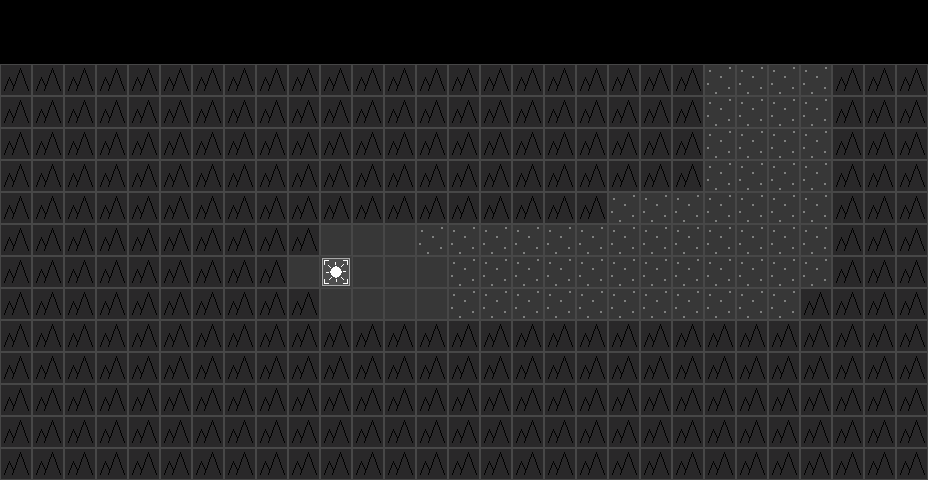

A 2D game scene composited from a Tiled map and its tileset images. What follows is a short description and the map's XML, with every tile layer's data as written:
An orthogonal 29x15 tile map with 32x32 px tiles, 3 tile layers (map, fg1, fg2), 2 tilesets and 2 objects.

<map version="1.10" tiledversion="1.10.2" orientation="orthogonal" renderorder="right-down" width="29" height="15" tilewidth="32" tileheight="32" infinite="0" nextlayerid="5" nextobjectid="3">
 <tileset firstgid="1" source="cells.tsx" />
 <tileset firstgid="7" source="icons.tsx" />
 <layer id="1" name="map" width="29" height="15" locked="1">
  <data encoding="csv">
0,0,0,0,0,0,0,0,0,0,0,0,0,0,0,0,0,0,0,0,0,0,0,0,0,0,0,0,0,
0,0,0,0,0,0,0,0,0,0,0,0,0,0,0,0,0,0,0,0,0,0,0,0,0,0,0,0,0,
2,2,2,2,2,2,2,2,2,2,2,2,2,2,2,2,2,2,2,2,2,2,3,3,3,3,2,2,2,
2,2,2,2,2,2,2,2,2,2,2,2,2,2,2,2,2,2,2,2,2,2,3,3,3,3,2,2,2,
2,2,2,2,2,2,2,2,2,2,2,2,2,2,2,2,2,2,2,2,2,2,3,3,3,3,2,2,2,
2,2,2,2,2,2,2,2,2,2,2,2,2,2,2,2,2,2,2,2,2,2,3,3,3,3,2,2,2,
2,2,2,2,2,2,2,2,2,2,2,2,2,2,2,2,2,2,2,3,3,3,3,3,3,3,2,2,2,
2,2,2,2,2,2,2,2,2,2,4,4,4,3,3,3,3,3,3,3,3,3,3,3,3,3,2,2,2,
2,2,2,2,2,2,2,2,2,4,4,4,4,4,3,3,3,3,3,3,3,3,3,3,3,3,2,2,2,
2,2,2,2,2,2,2,2,2,2,4,4,4,4,3,3,3,3,3,3,3,3,3,3,3,2,2,2,2,
2,2,2,2,2,2,2,2,2,2,2,2,2,2,2,2,2,2,2,2,2,2,2,2,2,2,2,2,2,
2,2,2,2,2,2,2,2,2,2,2,2,2,2,2,2,2,2,2,2,2,2,2,2,2,2,2,2,2,
2,2,2,2,2,2,2,2,2,2,2,2,2,2,2,2,2,2,2,2,2,2,2,2,2,2,2,2,2,
2,2,2,2,2,2,2,2,2,2,2,2,2,2,2,2,2,2,2,2,2,2,2,2,2,2,2,2,2,
2,2,2,2,2,2,2,2,2,2,2,2,2,2,2,2,2,2,2,2,2,2,2,2,2,2,2,2,2
</data>
 </layer>
 <layer id="2" name="fg1" width="29" height="15" locked="1">
  <data encoding="csv">
0,0,0,0,0,0,0,0,0,0,0,0,0,0,0,0,0,0,0,0,0,0,0,0,0,0,0,0,0,
0,0,0,0,0,0,0,0,0,0,0,0,0,0,0,0,0,0,0,0,0,0,0,0,0,0,0,0,0,
0,0,0,0,0,0,0,0,0,0,0,0,0,0,0,0,0,0,0,0,0,0,0,0,0,0,0,0,0,
0,0,0,0,0,0,0,0,0,0,0,0,0,0,0,0,0,0,0,0,0,0,0,0,0,0,0,0,0,
0,0,0,0,0,0,0,0,0,0,0,0,0,0,0,0,0,0,0,0,0,0,0,0,0,0,0,0,0,
0,0,0,0,0,0,0,0,0,0,0,0,0,0,0,0,0,0,0,0,0,0,0,0,0,0,0,0,0,
0,0,0,0,0,0,0,0,0,0,0,0,0,0,0,0,0,0,0,0,0,0,0,0,0,0,0,0,0,
0,0,0,0,0,0,0,0,0,0,0,0,0,0,0,0,0,0,0,0,0,0,0,0,0,0,0,0,0,
0,0,0,0,0,0,0,0,0,0,7,0,0,0,0,0,0,0,0,0,0,0,0,0,0,0,0,0,0,
0,0,0,0,0,0,0,0,0,0,0,0,0,0,0,0,0,0,0,0,0,0,0,0,0,0,0,0,0,
0,0,0,0,0,0,0,0,0,0,0,0,0,0,0,0,0,0,0,0,0,0,0,0,0,0,0,0,0,
0,0,0,0,0,0,0,0,0,0,0,0,0,0,0,0,0,0,0,0,0,0,0,0,0,0,0,0,0,
0,0,0,0,0,0,0,0,0,0,0,0,0,0,0,0,0,0,0,0,0,0,0,0,0,0,0,0,0,
0,0,0,0,0,0,0,0,0,0,0,0,0,0,0,0,0,0,0,0,0,0,0,0,0,0,0,0,0,
0,0,0,0,0,0,0,0,0,0,0,0,0,0,0,0,0,0,0,0,0,0,0,0,0,0,0,0,0
</data>
 </layer>
 <layer id="3" name="fg2" width="29" height="15" locked="1">
  <data encoding="csv">
0,0,0,0,0,0,0,0,0,0,0,0,0,0,0,0,0,0,0,0,0,0,0,0,0,0,0,0,0,
0,0,0,0,0,0,0,0,0,0,0,0,0,0,0,0,0,0,0,0,0,0,0,0,0,0,0,0,0,
0,0,0,0,0,0,0,0,0,0,0,0,0,0,0,0,0,0,0,0,0,0,0,0,0,0,0,0,0,
0,0,0,0,0,0,0,0,0,0,0,0,0,0,0,0,0,0,0,0,0,0,0,0,0,0,0,0,0,
0,0,0,0,0,0,0,0,0,0,0,0,0,0,0,0,0,0,0,0,0,0,0,0,0,0,0,0,0,
0,0,0,0,0,0,0,0,0,0,0,0,0,0,0,0,0,0,0,0,0,0,0,0,0,0,0,0,0,
0,0,0,0,0,0,0,0,0,0,0,0,0,0,0,0,0,0,0,0,0,0,0,0,0,0,0,0,0,
0,0,0,0,0,0,0,0,0,0,0,0,0,0,0,0,0,0,0,0,0,0,0,0,0,0,0,0,0,
0,0,0,0,0,0,0,0,0,0,8,0,0,0,0,0,0,0,0,0,0,0,0,0,0,0,0,0,0,
0,0,0,0,0,0,0,0,0,0,0,0,0,0,0,0,0,0,0,0,0,0,0,0,0,0,0,0,0,
0,0,0,0,0,0,0,0,0,0,0,0,0,0,0,0,0,0,0,0,0,0,0,0,0,0,0,0,0,
0,0,0,0,0,0,0,0,0,0,0,0,0,0,0,0,0,0,0,0,0,0,0,0,0,0,0,0,0,
0,0,0,0,0,0,0,0,0,0,0,0,0,0,0,0,0,0,0,0,0,0,0,0,0,0,0,0,0,
0,0,0,0,0,0,0,0,0,0,0,0,0,0,0,0,0,0,0,0,0,0,0,0,0,0,0,0,0,
0,0,0,0,0,0,0,0,0,0,0,0,0,0,0,0,0,0,0,0,0,0,0,0,0,0,0,0,0
</data>
 </layer>
 <objectgroup id="4" name="path">
  <object id="1" x="800" y="32">
   <polyline points="0,0 -32,224 -96,256 -448,256 -464,240.091" />
  </object>
  <object id="2" x="768" y="32">
   <polyline points="0,0 -32,192 -96,224 -416,224 -432,240.091" />
  </object>
 </objectgroup>
</map>
